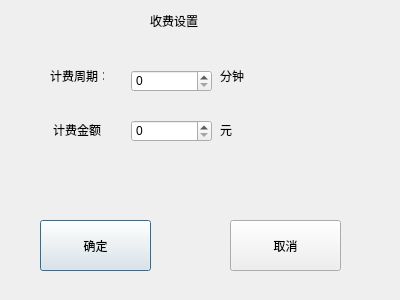
<?xml version="1.0" encoding="UTF-8"?>
<ui version="4.0">
 <class>Fee</class>
 <widget class="QDialog" name="Fee">
  <property name="geometry">
   <rect>
    <x>0</x>
    <y>0</y>
    <width>400</width>
    <height>300</height>
   </rect>
  </property>
  <property name="windowTitle">
   <string>Dialog</string>
  </property>
  <widget class="QLabel" name="label">
   <property name="geometry">
    <rect>
     <x>150</x>
     <y>10</y>
     <width>121</width>
     <height>21</height>
    </rect>
   </property>
   <property name="styleSheet">
    <string notr="true">font: 16pt &quot;宋体&quot;;</string>
   </property>
   <property name="text">
    <string>收费设置</string>
   </property>
  </widget>
  <widget class="QPushButton" name="pushButton">
   <property name="geometry">
    <rect>
     <x>40</x>
     <y>220</y>
     <width>111</width>
     <height>51</height>
    </rect>
   </property>
   <property name="text">
    <string>确定</string>
   </property>
  </widget>
  <widget class="QPushButton" name="pushButton_2">
   <property name="geometry">
    <rect>
     <x>230</x>
     <y>220</y>
     <width>111</width>
     <height>51</height>
    </rect>
   </property>
   <property name="text">
    <string>取消</string>
   </property>
  </widget>
  <widget class="QSpinBox" name="spinBox">
   <property name="geometry">
    <rect>
     <x>131</x>
     <y>70</y>
     <width>81</width>
     <height>22</height>
    </rect>
   </property>
  </widget>
  <widget class="QSpinBox" name="spinBox_2">
   <property name="geometry">
    <rect>
     <x>131</x>
     <y>120</y>
     <width>81</width>
     <height>22</height>
    </rect>
   </property>
  </widget>
  <widget class="QLabel" name="label_2">
   <property name="geometry">
    <rect>
     <x>50</x>
     <y>60</y>
     <width>54</width>
     <height>31</height>
    </rect>
   </property>
   <property name="text">
    <string>计费周期：</string>
   </property>
  </widget>
  <widget class="QLabel" name="label_3">
   <property name="geometry">
    <rect>
     <x>53</x>
     <y>120</y>
     <width>51</width>
     <height>20</height>
    </rect>
   </property>
   <property name="text">
    <string>计费金额：</string>
   </property>
  </widget>
  <widget class="QLabel" name="label_4">
   <property name="geometry">
    <rect>
     <x>220</x>
     <y>60</y>
     <width>54</width>
     <height>31</height>
    </rect>
   </property>
   <property name="text">
    <string>分钟</string>
   </property>
  </widget>
  <widget class="QLabel" name="label_5">
   <property name="geometry">
    <rect>
     <x>220</x>
     <y>120</y>
     <width>51</width>
     <height>20</height>
    </rect>
   </property>
   <property name="text">
    <string>元</string>
   </property>
  </widget>
 </widget>
 <resources/>
 <connections>
  <connection>
   <sender>pushButton_2</sender>
   <signal>clicked()</signal>
   <receiver>Fee</receiver>
   <slot>accept()</slot>
   <hints>
    <hint type="sourcelabel">
     <x>271</x>
     <y>236</y>
    </hint>
    <hint type="destinationlabel">
     <x>280</x>
     <y>156</y>
    </hint>
   </hints>
  </connection>
 </connections>
</ui>
